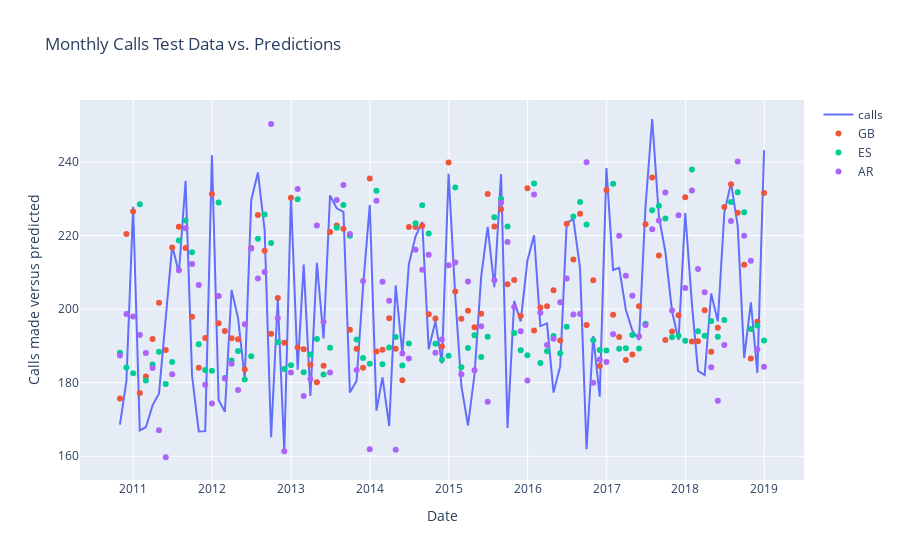

The notebook cell this image was saved under:
### Code cell
# Comparing the forecasts against the actuals, graphically
plot_data = []
plot_data.append(go.Scatter(x= subset_data['date'][T+1:], y= subset_data['calls'][T+1:], name = 'calls'))
plot_data.append(go.Scatter(x= subset_data['date'][T+1:], y= y_preds[1:], name = 'GB', mode = 'markers'))
plot_data.append(go.Scatter(x= subset_data['date'][T+1:], y= es_preds_train[T+1:], name = 'ES', mode = 'markers'))
plot_data.append(go.Scatter(x= subset_data['date'][T+1:], y= ar_preds_train[T+1:], name = 'AR', mode = 'markers'))
layout = go.Layout(xaxis = dict(title='Date'), yaxis = dict(title= 'Calls made versus predicted'),
                   title = 'Monthly Calls Test Data vs. Predictions')
fig = go.Figure(data= plot_data, layout=layout)

plotly.offline.iplot(fig)
